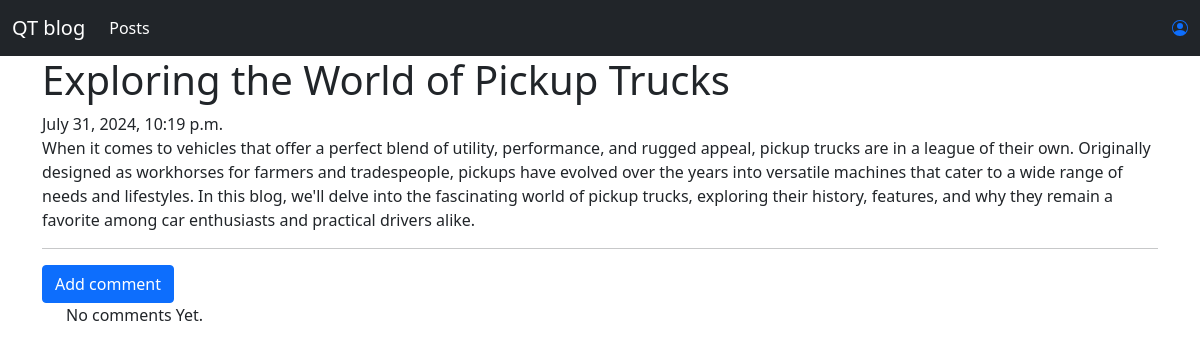
/post/6, run on the app's committed database.
### blog/models.py (models this page shows, shortened)
class Post(models.Model):
    author = models.ForeignKey('auth.User',on_delete=models.CASCADE)
    title = models.CharField(max_length=200)
    text = models.TextField()
    created_date = models.DateTimeField(default=timezone.now)
    published_date = models.DateTimeField(blank=True, null=True)

### blog/views.py (the view)
# urls.py: re_path(r'^post/(?P<pk>\d+)$', views.PostDetailView.as_view(), name='post_detail'),
class PostDetailView(DetailView):
    model = Post

### blog/templates/blog/post_detail.html (shortened to what this page needs)
{% extends 'blog/base.html' %}
{% block content %}
        <h1 class='posttitle loader'>{{ post.title }}</h1>
        {% if post.published_date %}
            <div class="date postdate">
                {{ post.published_date }}
            </div>
        {% else %}
            <a class="btn btn-success" href="{% url 'post_publish' pk=post.pk %}">Publish</a>
        {% endif %}
      <p class='postcontent' >{{ post.text|safe|linebreaksbr }}</p>
  <hr>
  <a class="btn btn-primary btn-comment" href="{% url 'add_comment_to_post' pk=post.pk %}">Add comment</a>
  <div class="container">
  {% for comment in post.comments.all %}
  <br>
      {% if user.is_authenticated or comment.approved_comment %}
              {{ comment.created_date }}
              {% if not comment.approved_comment %}
                  <a href="{% url 'comment_remove' pk=comment.pk %}">
                    <svg xmlns="http://www.w3.org/2000/svg" width="16" height="16" fill="currentColor" class="bi bi-pen-fill" viewBox="0 0 16 16">
                        <path d="m13.498.795.149-.149a1.207 1.207 0 1 1 1.707 1.708l-.149.148a1.5 1.5 0 0 1-.059 2.059L4.854 14.854a.5.5 0 0 1-.233.131l-4 1a.5.5 0 0 1-.606-.606l1-4a.5.5 0 0 1 .131-.232l9.642-9.642a.5.5 0 0 0-.642.056L6.854 4.854a.5.5 0 1 1-.708-.708L9.44.854A1.5 1.5 0 0 1 11.5.796a1.5 1.5 0 0 1 1.998-.001"/>
                      </svg>
                  </a>
                  <a  href="{% url 'comment_approve' pk=comment.pk %}">
            <svg xmlns="http://www.w3.org/2000/svg" width="16" height="16" fill="currentColor" class="bi bi-trash-fill" viewBox="0 0 16 16">
                <path d="M2.5 1a1 1 0 0 0-1 1v1a1 1 0 0 0 1 1H3v9a2 2 0 0 0 2 2h6a2 2 0 0 0 2-2V4h.5a1 1 0 0 0 1-1V2a1 1 0 0 0-1-1H10a1 1 0 0 0-1-1H7a1 1 0 0 0-1 1zm3 4a.5.5 0 0 1 .5.5v7a.5.5 0 0 1-1 0v-7a.5.5 0 0 1 .5-.5M8 5a.5.5 0 0 1 .5.5v7a.5.5 0 0 1-1 0v-7A.5.5 0 0 1 8 5m3 .5v7a.5.5 0 0 1-1 0v-7a.5.5 0 0 1 1 0"/>
              </svg>
                  </a>
              {% endif %}
          <p>{{ comment.text|safe|linebreaks }}</p>
          <p>Posted by: <strong>{{ comment.author }}</strong></p>
      {% endif %}
  {% empty %}
      <p>No comments Yet.</p>
  {% endfor %}
</div>
{% endblock %}

### data on the page
Post: title "Exploring the World of Pickup Trucks", published_date "July 31, 2024, 10:19 p.m.", text "When it comes to vehicles that offer a perfect blend of utility, performance, and rugged appeal, pickup trucks are in a league of their own. Originally designed as workhorses for farmers and tradespeople, pickups have evolved over the years into versatile machines that cater to a wide range of needs and lifestyles. In this blog, we'll delve into the fascinating world of pickup trucks, exploring their history, features, and why they remain a favorite among car enthusiasts and practical drivers alike."
